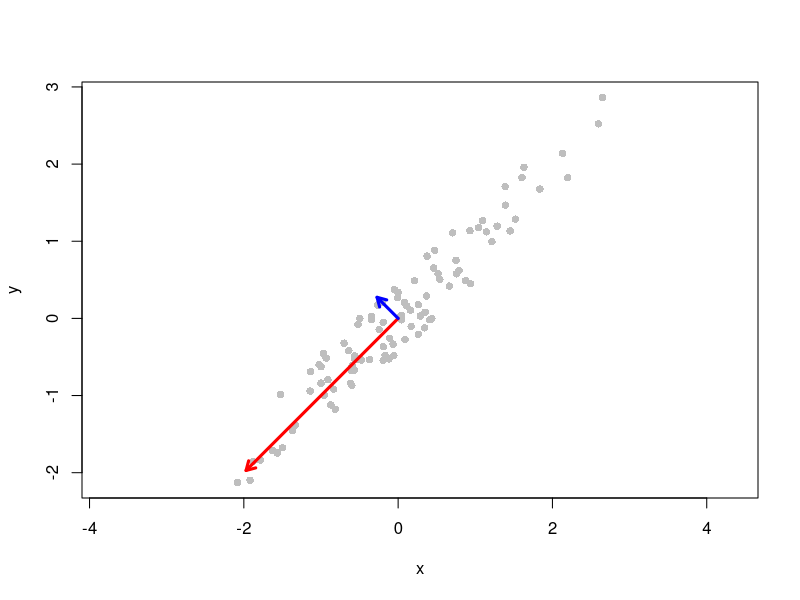
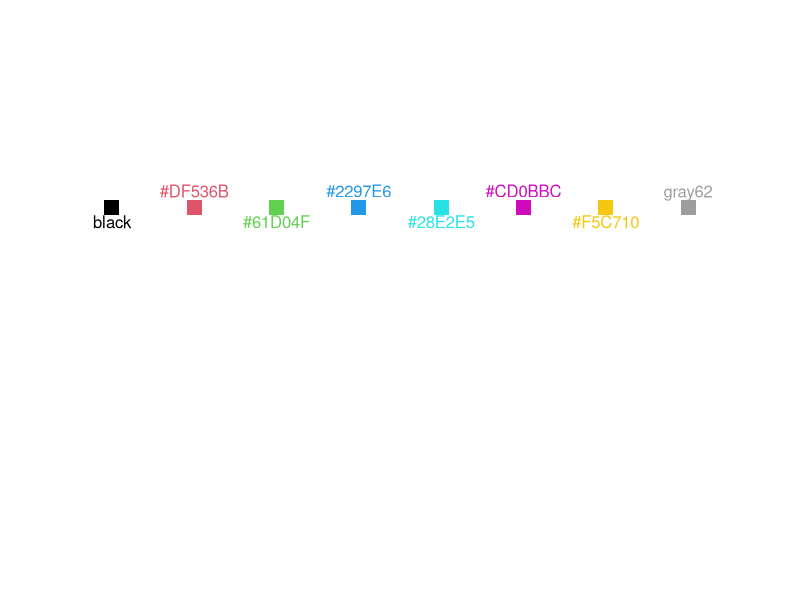
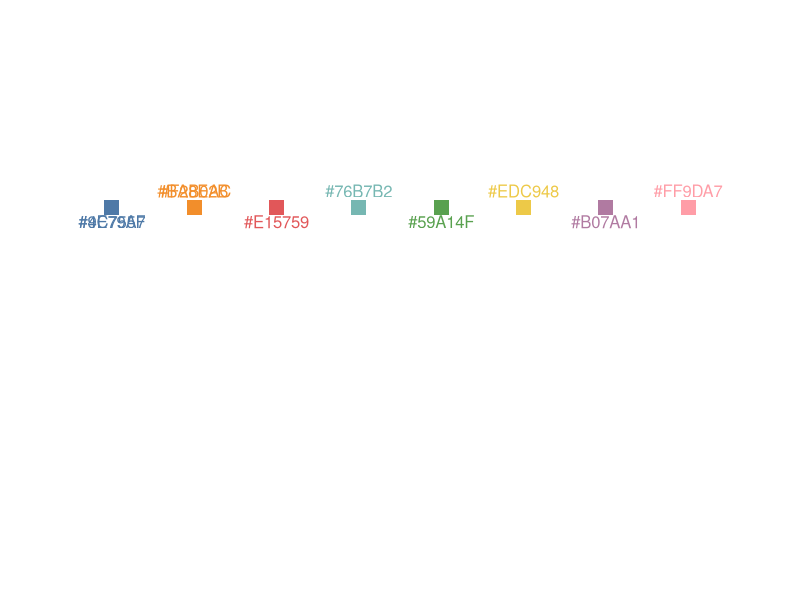

These figures' R source, in order:
## ---- chunk 1
m <- 100
set.seed(514)

x <- rnorm(m)
x <- (x - mean(x)) / sd(x)
y <- x + runif(m)
y <- (y - mean(y)) / sd(y)

amat <- cbind(x, y)
usv <- svd(amat)
v1 <- usv$d[1] * usv$v[, 1] * 0.2
v2 <- usv$d[2] * usv$v[, 2] * 0.2

plot(x, y, col="gray", pch=16, asp=1)
arrows(0, 0, v1[1], v1[2], length=0.1, lwd=3, col="red")
arrows(0, 0, v2[1], v2[2], length=0.1, lwd=3, col="blue")
## ---- chunk 2
palette.pals()
## ---- chunk 3
#| code-fold: true
k <- length(palette("R4"))
par(mar=rep(0, 4)); plot.new(); plot.window(c(0, k+1), c(0, 0.15))
points(1:k, rep(0.1, k), col=1:k, pch=15, cex=2)
text(1:k, 0.1, pos=rep(c(1, 3), length.out=k), palette(), col=1:k)
## ---- chunk 4
#| code-fold: true
k <- length(palette("Tableau10"))
par(mar=rep(0, 4)); plot.new(); plot.window(c(0, k+1), c(0, 0.15))
points(1:k, rep(0.1, k), col=1:k, pch=15, cex=2)
text(1:k, 0.1, pos=rep(c(1, 3), length.out=k), palette(), col=1:k)
## ---- chunk 5
print(usv$d)
print(usv$v)
wv <- eigen(t(amat) %*% amat)
print(sqrt(wv$values))
print(wv$vectors)
